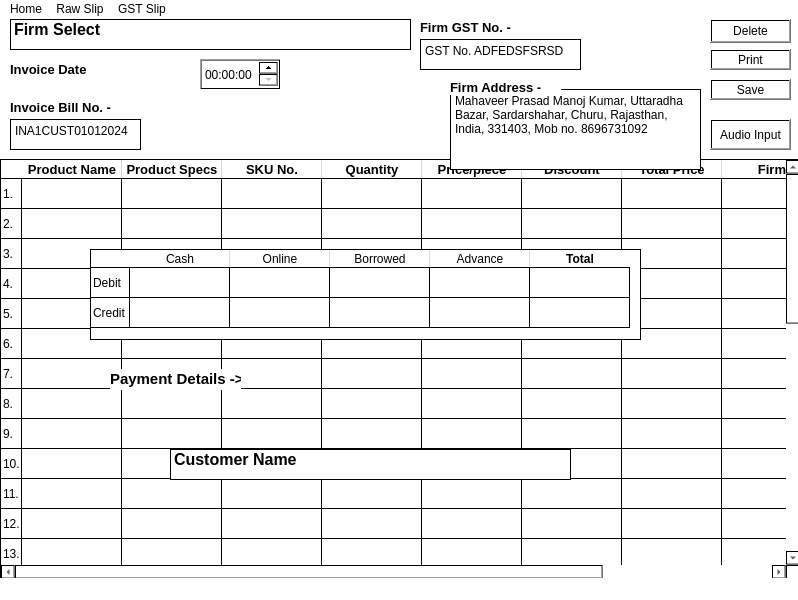
<?xml version="1.0" encoding="UTF-8"?>
<ui version="4.0">
 <class>GSTSlip</class>
 <widget class="QMainWindow" name="GSTSlip">
  <property name="geometry">
   <rect>
    <x>0</x>
    <y>0</y>
    <width>798</width>
    <height>600</height>
   </rect>
  </property>
  <property name="windowTitle">
   <string>MainWindow</string>
  </property>
  <property name="styleSheet">
   <string notr="true">background:qlineargradient(spread:pad, x1:0, y1:0, x2:1, y2:1, stop:0 rgba(255, 255, 255, 255))</string>
  </property>
  <widget class="QWidget" name="centralwidget">
   <widget class="QTableWidget" name="DataEntryTableWidget">
    <property name="geometry">
     <rect>
      <x>0</x>
      <y>140</y>
      <width>801</width>
      <height>421</height>
     </rect>
    </property>
    <property name="cursor" stdset="0">
     <cursorShape>ArrowCursor</cursorShape>
    </property>
    <property name="mouseTracking">
     <bool>true</bool>
    </property>
    <property name="tabletTracking">
     <bool>true</bool>
    </property>
    <property name="contextMenuPolicy">
     <enum>Qt::DefaultContextMenu</enum>
    </property>
    <property name="acceptDrops">
     <bool>true</bool>
    </property>
    <property name="autoFillBackground">
     <bool>true</bool>
    </property>
    <property name="styleSheet">
     <string notr="true"/>
    </property>
    <row>
     <property name="text">
      <string>1.</string>
     </property>
    </row>
    <row>
     <property name="text">
      <string>2.</string>
     </property>
    </row>
    <row>
     <property name="text">
      <string>3.</string>
     </property>
    </row>
    <row>
     <property name="text">
      <string>4.</string>
     </property>
    </row>
    <row>
     <property name="text">
      <string>5.</string>
     </property>
    </row>
    <row>
     <property name="text">
      <string>6.</string>
     </property>
    </row>
    <row>
     <property name="text">
      <string>7.</string>
     </property>
    </row>
    <row>
     <property name="text">
      <string>8.</string>
     </property>
    </row>
    <row>
     <property name="text">
      <string>9.</string>
     </property>
    </row>
    <row>
     <property name="text">
      <string>10.</string>
     </property>
    </row>
    <row>
     <property name="text">
      <string>11.</string>
     </property>
    </row>
    <row>
     <property name="text">
      <string>12.</string>
     </property>
    </row>
    <row>
     <property name="text">
      <string>13.</string>
     </property>
    </row>
    <row>
     <property name="text">
      <string>14.</string>
     </property>
    </row>
    <row>
     <property name="text">
      <string>15.</string>
     </property>
    </row>
    <row>
     <property name="text">
      <string>16.</string>
     </property>
    </row>
    <row>
     <property name="text">
      <string>17.</string>
     </property>
    </row>
    <row>
     <property name="text">
      <string>18.</string>
     </property>
    </row>
    <row>
     <property name="text">
      <string>19.</string>
     </property>
    </row>
    <row>
     <property name="text">
      <string>20.</string>
     </property>
    </row>
    <row>
     <property name="text">
      <string>21.</string>
     </property>
    </row>
    <row>
     <property name="text">
      <string>22.</string>
     </property>
    </row>
    <row>
     <property name="text">
      <string>23.</string>
     </property>
    </row>
    <row>
     <property name="text">
      <string>24.</string>
     </property>
    </row>
    <row>
     <property name="text">
      <string>25.</string>
     </property>
    </row>
    <row>
     <property name="text">
      <string>26.</string>
     </property>
    </row>
    <row>
     <property name="text">
      <string>27.</string>
     </property>
    </row>
    <row>
     <property name="text">
      <string>28.</string>
     </property>
    </row>
    <row>
     <property name="text">
      <string>29.</string>
     </property>
    </row>
    <row>
     <property name="text">
      <string>30.</string>
     </property>
    </row>
    <column>
     <property name="text">
      <string>Product Name</string>
     </property>
     <property name="font">
      <font>
       <pointsize>10</pointsize>
       <bold>true</bold>
      </font>
     </property>
    </column>
    <column>
     <property name="text">
      <string>Product Specs</string>
     </property>
     <property name="font">
      <font>
       <pointsize>10</pointsize>
       <bold>true</bold>
      </font>
     </property>
    </column>
    <column>
     <property name="text">
      <string>SKU No.</string>
     </property>
     <property name="font">
      <font>
       <pointsize>10</pointsize>
       <bold>true</bold>
      </font>
     </property>
    </column>
    <column>
     <property name="text">
      <string>Quantity</string>
     </property>
     <property name="font">
      <font>
       <pointsize>10</pointsize>
       <bold>true</bold>
      </font>
     </property>
    </column>
    <column>
     <property name="text">
      <string>Price/piece</string>
     </property>
     <property name="font">
      <font>
       <pointsize>10</pointsize>
       <bold>true</bold>
      </font>
     </property>
    </column>
    <column>
     <property name="text">
      <string>Discount</string>
     </property>
     <property name="font">
      <font>
       <pointsize>10</pointsize>
       <bold>true</bold>
      </font>
     </property>
    </column>
    <column>
     <property name="text">
      <string>Total Price</string>
     </property>
     <property name="font">
      <font>
       <pointsize>10</pointsize>
       <bold>true</bold>
      </font>
     </property>
    </column>
    <column>
     <property name="text">
      <string>Firm</string>
     </property>
     <property name="font">
      <font>
       <pointsize>10</pointsize>
       <bold>true</bold>
      </font>
     </property>
    </column>
    <column>
     <property name="text">
      <string>Comments</string>
     </property>
     <property name="font">
      <font>
       <pointsize>10</pointsize>
       <bold>true</bold>
      </font>
     </property>
    </column>
   </widget>
   <widget class="QTimeEdit" name="timeInput">
    <property name="geometry">
     <rect>
      <x>200</x>
      <y>40</y>
      <width>81</width>
      <height>31</height>
     </rect>
    </property>
   </widget>
   <widget class="QDateEdit" name="dateInput">
    <property name="geometry">
     <rect>
      <x>100</x>
      <y>960</y>
      <width>91</width>
      <height>31</height>
     </rect>
    </property>
   </widget>
   <widget class="QListWidget" name="FirmListWidget">
    <property name="geometry">
     <rect>
      <x>10</x>
      <y>0</y>
      <width>401</width>
      <height>31</height>
     </rect>
    </property>
    <item>
     <property name="text">
      <string>Firm Select</string>
     </property>
     <property name="font">
      <font>
       <pointsize>12</pointsize>
       <bold>true</bold>
      </font>
     </property>
    </item>
   </widget>
   <widget class="QPushButton" name="SaveData">
    <property name="geometry">
     <rect>
      <x>710</x>
      <y>60</y>
      <width>81</width>
      <height>21</height>
     </rect>
    </property>
    <property name="text">
     <string>Save</string>
    </property>
   </widget>
   <widget class="QPushButton" name="DeleteData">
    <property name="geometry">
     <rect>
      <x>710</x>
      <y>0</y>
      <width>81</width>
      <height>24</height>
     </rect>
    </property>
    <property name="text">
     <string>Delete</string>
    </property>
   </widget>
   <widget class="QPushButton" name="PrintData">
    <property name="geometry">
     <rect>
      <x>710</x>
      <y>30</y>
      <width>81</width>
      <height>21</height>
     </rect>
    </property>
    <property name="text">
     <string>Print</string>
    </property>
   </widget>
   <widget class="QTableWidget" name="PaymentTableWidget">
    <property name="geometry">
     <rect>
      <x>90</x>
      <y>230</y>
      <width>551</width>
      <height>91</height>
     </rect>
    </property>
    <row>
     <property name="text">
      <string>Debit</string>
     </property>
    </row>
    <row>
     <property name="text">
      <string>Credit</string>
     </property>
    </row>
    <column>
     <property name="text">
      <string>Cash</string>
     </property>
    </column>
    <column>
     <property name="text">
      <string>Online</string>
     </property>
    </column>
    <column>
     <property name="text">
      <string>Borrowed</string>
     </property>
    </column>
    <column>
     <property name="text">
      <string>Advance</string>
     </property>
    </column>
    <column>
     <property name="text">
      <string>Total</string>
     </property>
     <property name="font">
      <font>
       <bold>true</bold>
      </font>
     </property>
    </column>
   </widget>
   <widget class="QPushButton" name="AudioInputPushButton">
    <property name="geometry">
     <rect>
      <x>710</x>
      <y>100</y>
      <width>81</width>
      <height>31</height>
     </rect>
    </property>
    <property name="text">
     <string>Audio Input</string>
    </property>
   </widget>
   <widget class="QLabel" name="PaymentDetail">
    <property name="geometry">
     <rect>
      <x>110</x>
      <y>350</y>
      <width>131</width>
      <height>21</height>
     </rect>
    </property>
    <property name="font">
     <font>
      <pointsize>11</pointsize>
      <bold>true</bold>
     </font>
    </property>
    <property name="text">
     <string>Payment Details -&gt;</string>
    </property>
    <property name="textFormat">
     <enum>Qt::RichText</enum>
    </property>
   </widget>
   <widget class="QLabel" name="InvoiceBillNoLabel">
    <property name="geometry">
     <rect>
      <x>10</x>
      <y>80</y>
      <width>111</width>
      <height>16</height>
     </rect>
    </property>
    <property name="font">
     <font>
      <pointsize>10</pointsize>
      <bold>true</bold>
     </font>
    </property>
    <property name="text">
     <string>Invoice Bill No. -</string>
    </property>
   </widget>
   <widget class="QTextEdit" name="InvoiceBillNoEdit">
    <property name="geometry">
     <rect>
      <x>10</x>
      <y>100</y>
      <width>131</width>
      <height>31</height>
     </rect>
    </property>
    <property name="html">
     <string>&lt;!DOCTYPE HTML PUBLIC &quot;-//W3C//DTD HTML 4.0//EN&quot; &quot;http://www.w3.org/TR/REC-html40/strict.dtd&quot;&gt;
&lt;html&gt;&lt;head&gt;&lt;meta name=&quot;qrichtext&quot; content=&quot;1&quot; /&gt;&lt;meta charset=&quot;utf-8&quot; /&gt;&lt;style type=&quot;text/css&quot;&gt;
p, li { white-space: pre-wrap; }
hr { height: 1px; border-width: 0; }
li.unchecked::marker { content: &quot;\2610&quot;; }
li.checked::marker { content: &quot;\2612&quot;; }
&lt;/style&gt;&lt;/head&gt;&lt;body style=&quot; font-family:'Segoe UI'; font-size:9pt; font-weight:400; font-style:normal;&quot;&gt;
&lt;p style=&quot; margin-top:0px; margin-bottom:0px; margin-left:0px; margin-right:0px; -qt-block-indent:0; text-indent:0px;&quot;&gt;INA1CUST01012024&lt;/p&gt;&lt;/body&gt;&lt;/html&gt;</string>
    </property>
   </widget>
   <widget class="QLabel" name="InvoiceDateLabel">
    <property name="geometry">
     <rect>
      <x>10</x>
      <y>40</y>
      <width>91</width>
      <height>21</height>
     </rect>
    </property>
    <property name="font">
     <font>
      <pointsize>10</pointsize>
      <bold>true</bold>
     </font>
    </property>
    <property name="text">
     <string>Invoice Date</string>
    </property>
   </widget>
   <widget class="QTextEdit" name="FirmGSTNoEdit">
    <property name="geometry">
     <rect>
      <x>420</x>
      <y>20</y>
      <width>161</width>
      <height>31</height>
     </rect>
    </property>
    <property name="html">
     <string>&lt;!DOCTYPE HTML PUBLIC &quot;-//W3C//DTD HTML 4.0//EN&quot; &quot;http://www.w3.org/TR/REC-html40/strict.dtd&quot;&gt;
&lt;html&gt;&lt;head&gt;&lt;meta name=&quot;qrichtext&quot; content=&quot;1&quot; /&gt;&lt;meta charset=&quot;utf-8&quot; /&gt;&lt;style type=&quot;text/css&quot;&gt;
p, li { white-space: pre-wrap; }
hr { height: 1px; border-width: 0; }
li.unchecked::marker { content: &quot;\2610&quot;; }
li.checked::marker { content: &quot;\2612&quot;; }
&lt;/style&gt;&lt;/head&gt;&lt;body style=&quot; font-family:'Segoe UI'; font-size:9pt; font-weight:400; font-style:normal;&quot;&gt;
&lt;p style=&quot; margin-top:0px; margin-bottom:0px; margin-left:0px; margin-right:0px; -qt-block-indent:0; text-indent:0px;&quot;&gt;GST No. ADFEDSFSRSD&lt;/p&gt;&lt;/body&gt;&lt;/html&gt;</string>
    </property>
   </widget>
   <widget class="QLabel" name="FirmGSTNoLabel">
    <property name="geometry">
     <rect>
      <x>420</x>
      <y>0</y>
      <width>111</width>
      <height>16</height>
     </rect>
    </property>
    <property name="font">
     <font>
      <pointsize>10</pointsize>
      <bold>true</bold>
     </font>
    </property>
    <property name="text">
     <string>Firm GST No. -</string>
    </property>
   </widget>
   <widget class="QTextEdit" name="FirmAddressEdit">
    <property name="geometry">
     <rect>
      <x>450</x>
      <y>70</y>
      <width>251</width>
      <height>81</height>
     </rect>
    </property>
    <property name="html">
     <string>&lt;!DOCTYPE HTML PUBLIC &quot;-//W3C//DTD HTML 4.0//EN&quot; &quot;http://www.w3.org/TR/REC-html40/strict.dtd&quot;&gt;
&lt;html&gt;&lt;head&gt;&lt;meta name=&quot;qrichtext&quot; content=&quot;1&quot; /&gt;&lt;meta charset=&quot;utf-8&quot; /&gt;&lt;style type=&quot;text/css&quot;&gt;
p, li { white-space: pre-wrap; }
hr { height: 1px; border-width: 0; }
li.unchecked::marker { content: &quot;\2610&quot;; }
li.checked::marker { content: &quot;\2612&quot;; }
&lt;/style&gt;&lt;/head&gt;&lt;body style=&quot; font-family:'Segoe UI'; font-size:9pt; font-weight:400; font-style:normal;&quot;&gt;
&lt;p style=&quot; margin-top:0px; margin-bottom:0px; margin-left:0px; margin-right:0px; -qt-block-indent:0; text-indent:0px;&quot;&gt;Mahaveer Prasad Manoj Kumar, Uttaradha Bazar, Sardarshahar, Churu, Rajasthan, India, 331403, Mob no. 8696731092&lt;/p&gt;&lt;/body&gt;&lt;/html&gt;</string>
    </property>
   </widget>
   <widget class="QLabel" name="FirmAddressLabel">
    <property name="geometry">
     <rect>
      <x>450</x>
      <y>60</y>
      <width>111</width>
      <height>16</height>
     </rect>
    </property>
    <property name="font">
     <font>
      <pointsize>10</pointsize>
      <bold>true</bold>
     </font>
    </property>
    <property name="text">
     <string>Firm Address -</string>
    </property>
   </widget>
   <widget class="QListWidget" name="FirmListWidget_2">
    <property name="geometry">
     <rect>
      <x>170</x>
      <y>430</y>
      <width>401</width>
      <height>31</height>
     </rect>
    </property>
    <item>
     <property name="text">
      <string>Customer Name</string>
     </property>
     <property name="font">
      <font>
       <pointsize>12</pointsize>
       <bold>true</bold>
      </font>
     </property>
    </item>
   </widget>
   <zorder>DataEntryTableWidget</zorder>
   <zorder>timeInput</zorder>
   <zorder>dateInput</zorder>
   <zorder>FirmListWidget</zorder>
   <zorder>SaveData</zorder>
   <zorder>DeleteData</zorder>
   <zorder>PrintData</zorder>
   <zorder>PaymentTableWidget</zorder>
   <zorder>AudioInputPushButton</zorder>
   <zorder>PaymentDetail</zorder>
   <zorder>InvoiceBillNoLabel</zorder>
   <zorder>InvoiceDateLabel</zorder>
   <zorder>FirmGSTNoEdit</zorder>
   <zorder>InvoiceBillNoEdit</zorder>
   <zorder>FirmGSTNoLabel</zorder>
   <zorder>FirmAddressEdit</zorder>
   <zorder>FirmAddressLabel</zorder>
   <zorder>FirmListWidget_2</zorder>
  </widget>
  <widget class="QMenuBar" name="menubar">
   <property name="geometry">
    <rect>
     <x>0</x>
     <y>0</y>
     <width>798</width>
     <height>22</height>
    </rect>
   </property>
   <widget class="QMenu" name="menuRaw_Slip">
    <property name="title">
     <string>Raw Slip</string>
    </property>
   </widget>
   <widget class="QMenu" name="menuGST_Slip">
    <property name="title">
     <string>GST Slip</string>
    </property>
   </widget>
   <widget class="QMenu" name="menuHome">
    <property name="title">
     <string>Home</string>
    </property>
   </widget>
   <addaction name="menuHome"/>
   <addaction name="menuRaw_Slip"/>
   <addaction name="menuGST_Slip"/>
  </widget>
  <widget class="QStatusBar" name="statusbar"/>
 </widget>
 <resources/>
 <connections/>
</ui>
